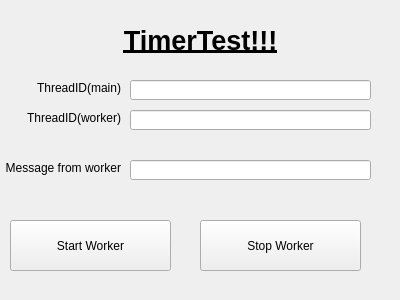
<?xml version="1.0" encoding="UTF-8"?>
<ui version="4.0">
 <class>TimerTestWindow</class>
 <widget class="QMainWindow" name="TimerTestWindow">
  <property name="geometry">
   <rect>
    <x>0</x>
    <y>0</y>
    <width>400</width>
    <height>300</height>
   </rect>
  </property>
  <property name="windowTitle">
   <string>TimerTestWindow</string>
  </property>
  <widget class="QWidget" name="centralWidget">
   <widget class="QLabel" name="label">
    <property name="geometry">
     <rect>
      <x>0</x>
      <y>0</y>
      <width>401</width>
      <height>81</height>
     </rect>
    </property>
    <property name="font">
     <font>
      <pointsize>20</pointsize>
      <weight>50</weight>
      <bold>false</bold>
      <underline>true</underline>
     </font>
    </property>
    <property name="text">
     <string>&lt;b&gt;TimerTest!!!&lt;/b&gt;</string>
    </property>
    <property name="alignment">
     <set>Qt::AlignCenter</set>
    </property>
   </widget>
   <widget class="QLabel" name="label_2">
    <property name="geometry">
     <rect>
      <x>10</x>
      <y>80</y>
      <width>111</width>
      <height>16</height>
     </rect>
    </property>
    <property name="text">
     <string>ThreadID(main)</string>
    </property>
    <property name="alignment">
     <set>Qt::AlignRight|Qt::AlignTrailing|Qt::AlignVCenter</set>
    </property>
   </widget>
   <widget class="QLabel" name="label_4">
    <property name="geometry">
     <rect>
      <x>10</x>
      <y>110</y>
      <width>111</width>
      <height>16</height>
     </rect>
    </property>
    <property name="text">
     <string>ThreadID(worker)</string>
    </property>
    <property name="alignment">
     <set>Qt::AlignRight|Qt::AlignTrailing|Qt::AlignVCenter</set>
    </property>
   </widget>
   <widget class="QLabel" name="label_5">
    <property name="geometry">
     <rect>
      <x>0</x>
      <y>160</y>
      <width>121</width>
      <height>16</height>
     </rect>
    </property>
    <property name="text">
     <string>Message from worker</string>
    </property>
    <property name="alignment">
     <set>Qt::AlignRight|Qt::AlignTrailing|Qt::AlignVCenter</set>
    </property>
   </widget>
   <widget class="QPushButton" name="button_startworker">
    <property name="geometry">
     <rect>
      <x>10</x>
      <y>220</y>
      <width>161</width>
      <height>51</height>
     </rect>
    </property>
    <property name="text">
     <string>Start Worker</string>
    </property>
   </widget>
   <widget class="QPushButton" name="pushButton_2">
    <property name="geometry">
     <rect>
      <x>200</x>
      <y>220</y>
      <width>161</width>
      <height>51</height>
     </rect>
    </property>
    <property name="text">
     <string>Stop Worker</string>
    </property>
   </widget>
   <widget class="QLineEdit" name="text_mainid">
    <property name="geometry">
     <rect>
      <x>130</x>
      <y>80</y>
      <width>241</width>
      <height>20</height>
     </rect>
    </property>
    <property name="readOnly">
     <bool>true</bool>
    </property>
   </widget>
   <widget class="QLineEdit" name="text_workerid">
    <property name="geometry">
     <rect>
      <x>130</x>
      <y>110</y>
      <width>241</width>
      <height>20</height>
     </rect>
    </property>
    <property name="readOnly">
     <bool>true</bool>
    </property>
   </widget>
   <widget class="QLineEdit" name="text_workermsg">
    <property name="geometry">
     <rect>
      <x>130</x>
      <y>160</y>
      <width>241</width>
      <height>20</height>
     </rect>
    </property>
    <property name="readOnly">
     <bool>true</bool>
    </property>
   </widget>
  </widget>
 </widget>
 <layoutdefault spacing="6" margin="11"/>
 <resources/>
 <connections/>
</ui>
